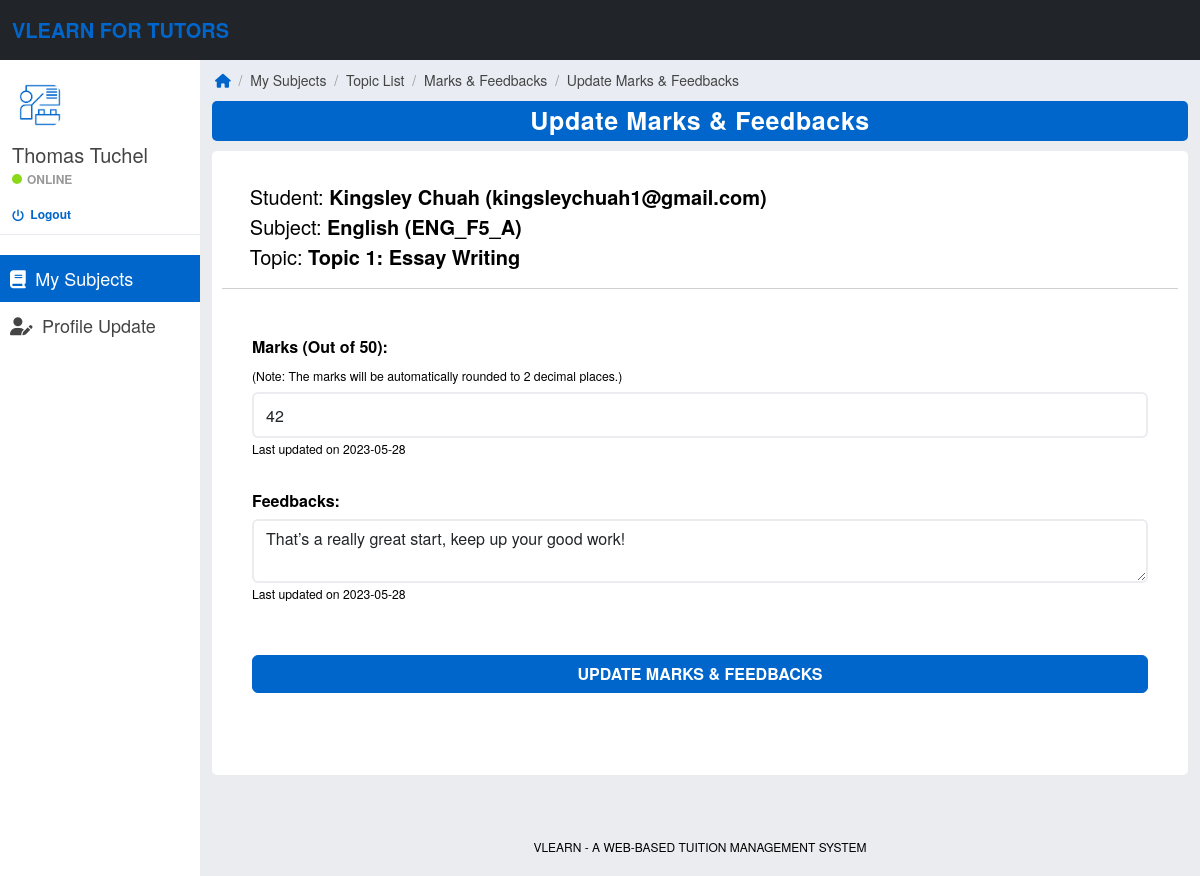
The app's page /tutor-update-marks-feedbacks.php?studentId=4&topicId=2&subjectId=2 (signed in) with its own data.
### tables this page shows
CREATE TABLE `tutors` (
  `tutorId` int(11) UNSIGNED NOT NULL,
  `tutorName` varchar(100) NOT NULL,
  `tutorEmail` varchar(100) NOT NULL,
  `tutorPassword` varchar(100) NOT NULL,
  `tutorSpeciality` varchar(30) NOT NULL,
  `tutorStartDate` date NOT NULL,
  `tutorIsActive` tinyint(1) NOT NULL
);

CREATE TABLE `students` (
  `studentId` int(11) UNSIGNED NOT NULL,
  `studentName` varchar(100) NOT NULL,
  `studentEmail` varchar(100) NOT NULL,
  `studentPassword` varchar(100) NOT NULL,
  `studentEducationLevel` varchar(20) NOT NULL,
  `studentStage` varchar(20) NOT NULL,
  `studentSubjects` varchar(100) NOT NULL,
  `studentRegistrationDate` date NOT NULL
);

CREATE TABLE `subjects` (
  `subjectId` int(11) UNSIGNED NOT NULL,
  `tutorId` int(11) UNSIGNED NOT NULL,
  `subjectName` varchar(100) NOT NULL,
  `subjectCode` varchar(20) NOT NULL,
  `subjectEducationLevel` varchar(20) NOT NULL,
  `subjectStage` varchar(20) NOT NULL,
  `subjectCategory` varchar(30) NOT NULL,
  `subjectSession` varchar(20) NOT NULL,
  `subjectCreationDate` date NOT NULL,
  `subjectShowOrHide` tinyint(1) NOT NULL
);

CREATE TABLE `topics` (
  `topicId` int(11) UNSIGNED NOT NULL,
  `subjectId` int(11) UNSIGNED NOT NULL,
  `topicName` varchar(100) NOT NULL,
  `topicDescription` text NOT NULL,
  `topicNotes` varchar(255) NOT NULL,
  `topicHomework` varchar(255) NOT NULL,
  `topicMarksAvailable` float NOT NULL,
  `topicCreationDate` date NOT NULL,
  `topicShowOrHide` tinyint(1) NOT NULL
);

CREATE TABLE `marks` (
  `markId` int(11) UNSIGNED NOT NULL,
  `studentId` int(11) UNSIGNED NOT NULL,
  `topicId` int(11) UNSIGNED NOT NULL,
  `markObtained` float NOT NULL,
  `markUpdateDate` date NOT NULL
);

CREATE TABLE `feedbacks` (
  `feedbackId` int(11) UNSIGNED NOT NULL,
  `studentId` int(11) UNSIGNED NOT NULL,
  `topicId` int(11) UNSIGNED NOT NULL,
  `feedbackObtained` text NOT NULL,
  `feedbackUpdateDate` date NOT NULL
);

### tutor-update-marks-feedbacks.php (the view, shortened to what this page needs)
<?php
    include('includes/database-connection.php');
    if(strlen($_SESSION['VLearnTutorSessionCounter']) == 0) {
        header('location:tutor-logout-auto.php');
    }
    else {
?>
<!DOCTYPE html>
<html lang="en">
<head>
    <?php
        include('includes/head-styles.php');
    ?>
</head>
<body>
	<?php
		include_once('includes/tutor-header.php');
		include_once('includes/tutor-sidebar.php');
    ?>
    <div class="col-sm-9 offset-sm-3 col-lg-10 offset-lg-2">
        <div class="row main">
            <ol class="breadcrumb">
                <li><a href="tutor-home.php"><em class="fa fa-home" style="font-size: 14px; color: #0066cc;"></em></a></li>
                <li style="color: #999999;">&nbsp; / &nbsp;</li>
                <li>My Subjects</li>
                <li style="color: #999999;">&nbsp; / &nbsp;</li>
                <li>Topic List</li>
                <li style="color: #999999;">&nbsp; / &nbsp;</li>
                <li>Marks & Feedbacks</li>
                <li style="color: #999999;">&nbsp; / &nbsp;</li>
                <li>Update Marks & Feedbacks</li>
            </ol>
        </div>
        <div class="row main">
            <div class="col-md-12">
                <div class="panel panel-primary">
                    <div class="panel-heading">Update Marks & Feedbacks</div>
                </div>
            </div>
        </div>
        <div class="row main">
            <div class="col-md-12">
                <div class="panel panel-default">
                    <?php
                        if(isset($_GET['studentId']) && is_numeric($_GET['studentId']) && isset($_GET['topicId']) && is_numeric($_GET['topicId']) && isset($_GET['subjectId']) && is_numeric($_GET['subjectId'])) {
                            $studentId = $_GET['studentId'];
                            $topicId = $_GET['topicId'];
                            $subjectId = $_GET['subjectId'];
                            $ret = "SELECT studentName, studentEmail FROM students WHERE studentId=$studentId";
                            $res = mysqli_query($con, $ret);
                            while($qrow = $res->fetch_assoc()) {
                                $studentName = $qrow['studentName'];
                                $studentEmail = $qrow['studentEmail'];
                            }
                            $ret = "SELECT subjectName, subjectCode FROM subjects WHERE subjectId=$subjectId";
                            $res = mysqli_query($con, $ret);
                            while($qrow = $res->fetch_assoc()) {
                                $subjectName = $qrow['subjectName'];
                                $subjectCode = $qrow['subjectCode'];
                            }
                            $ret = "SELECT topicName, topicMarksAvailable FROM topics WHERE topicId=$topicId";
                            $res = mysqli_query($con, $ret);
                            while($qrow = $res->fetch_assoc()) {
                                $topicName = $qrow['topicName'];
                                $topicMarksAvailable = $qrow['topicMarksAvailable'];
                            }
                    ?>
                    <br>
                    <p style="font-size: 20px; color: black;">
                        &nbsp;&nbsp;&nbsp;&nbsp;&nbsp;Student:  <b><?php echo $studentName; ?> (<?php echo $studentEmail; ?>)</b>
                        <br>
                        &nbsp;&nbsp;&nbsp;&nbsp;&nbsp;Subject:  <b><?php echo $subjectName; ?> (<?php echo $subjectCode; ?>)</b>
                        <br>
                        &nbsp;&nbsp;&nbsp;&nbsp;&nbsp;Topic:  <b><?php echo $topicName; ?></b>
                    </p>
                    <hr>
                    <?php
                            $sqlm = mysqli_query($con, "SELECT markObtained, markUpdateDate FROM marks WHERE studentId=$studentId AND topicId=$topicId");
                            $sqlf = mysqli_query($con, "SELECT feedbackObtained, feedbackUpdateDate FROM feedbacks WHERE studentId=$studentId AND topicId=$topicId");
	                        if(mysqli_num_rows($sqlm) == 0 && mysqli_num_rows($sqlf) == 0) {
                    ?>
                    <form role="form" action="" method="post" id="" name="updateMarksFeedbacksForm">
                        <p class="message" align="center"> <?php  ?> </p>
                        <fieldset>
                            <div class="form-group">
                                <p class="form-field-title">Marks (Out of <?php echo $topicMarksAvailable; ?>):</p>
                                <p style="margin-top: -10px;"><small>(Note: The marks will be automatically rounded to 2 decimal places.)</small></p>
                                <input type="number" class="form-control" name="markObtained" placeholder="Enter marks" step="0.01" min="0" max="<?php echo $topicMarksAvailable; ?>" required="true">
                            </div>
                            <div class="form-group">
                                <p class="form-field-title">Feedbacks:</p>
                                <textarea class="form-control" name="feedbackObtained" placeholder="Enter feedbacks" required="true"></textarea>
                            </div>
                            <div class="form-group">
                                <br>
                                <input type="hidden" name="studentId" value="<?php echo $studentId; ?>">
                                <input type="hidden" name="topicId" value="<?php echo $topicId; ?>">
                                <input type="hidden" name="subjectId" value="<?php echo $subjectId; ?>">
                                <button type="submit" class="btn btn-primary btn-submit" name="add" value="add"><b>UPDATE MARKS & FEEDBACKS</b></button>
                                <br><br><br>
                            </div>
                        </fieldset>
                    </form>
                    <?php
                            }
                            else {
                    ?>
                    <form role="form" action="" method="post" id="" name="updateMarksFeedbacksForm">
                        <fieldset>
                            <div class="form-group">
                                <p class="form-field-title">Marks (Out of <?php echo $topicMarksAvailable; ?>):</p>
                                <p style="margin-top: -10px;"><small>(Note: The marks will be automatically rounded to 2 decimal places.)</small></p>
                                <?php
                                    while($rowm = mysqli_fetch_array($sqlm)) {
                                        $markObtained = $rowm['markObtained'];
                                        $markUpdateDate = $rowm['markUpdateDate'];
                                    }
                                ?>
                                <input type="number" class="form-control" name="markObtained" value="<?php echo $markObtained; ?>" placeholder="Enter marks" step="0.01" min="0" max="<?php echo $topicMarksAvailable; ?>" required="true">
                                <p><small>Last updated on <?php echo $markUpdateDate; ?></small></p>
                            </div>
                            <div class="form-group">
                                <p class="form-field-title">Feedbacks:</p>
                                <?php
                                    while($rowf = mysqli_fetch_array($sqlf)) {
                                        $feedbackObtained = $rowf['feedbackObtained'];
                                        $feedbackUpdateDate = $rowf['feedbackUpdateDate'];
                                    }
                                ?>
                                <textarea class="form-control" name="feedbackObtained" placeholder="Enter feedbacks" required="true"><?php echo $feedbackObtained; ?></textarea>
                                <p><small>Last updated on <?php echo $feedbackUpdateDate; ?></small></p>
                            </div>
                            <div class="form-group">
                                <br>
                                <button type="submit" class="btn btn-primary btn-submit" name="edit" value="edit"><b>UPDATE MARKS & FEEDBACKS</b></button>
                                <br><br><br>
                            </div>
                        </fieldset>
                    </form>
                    <?php
                            }
                        }
                        else {
                            echo "<script>alert('Something went wrong! Please try again.');</script>";
                        }
                    ?>
                </div>
            </div>
        </div>
        <br><br><br>
    </div>
	<?php
        include_once('includes/footer-enhanced.php');
    ?>
</body>
</html>
<?php
    }
?>

### includes/tutor-sidebar.php (shortened to what this page needs)
<?php
    include('includes/database-connection.php');
?>
<div id="sidebar-collapse" class="col-sm-3 col-lg-2 sidebar">
    <div class="profile-sidebar">
        <div class="profile-userpic">
            <img src="images/tutor-icon.png" class="img-responsive">
        </div>
        <div class="profile-usertitle">
            <?php
                $tutorId = $_SESSION['VLearnTutorSessionCounter'];
                $ret = mysqli_query($con, "SELECT tutorName FROM tutors WHERE tutorId=$tutorId");
                $row = mysqli_fetch_array($ret);
                $tutorName = $row['tutorName'];
            ?>
            <div class="profile-usertitle-name">
                <?php
                    echo $tutorName;
                ?>
            </div>
            <div class="profile-usertitle-status">
                <span class="indicator label-success"></span>Online
            </div>
            <div class="profile-logout">
                <a href="tutor-logout.php?logout=true"><i class="fa fa-power-off fa-lg" style="font-size: 12px; color: #0066cc;" aria-hidden="true">&nbsp;</i> Logout</a>
            </div>
        </div>
    </div>
    <ul class="nav menu">
        <li
            <?php
                if(PAGE == 'MySubjects') {
                    echo "class='active'";
                }
            ?>
        >
            <a href="tutor-home.php"><em class="fa fa-book">&nbsp;</em> My Subjects</a>
        </li>
        <li
            <?php
                if(PAGE == 'ProfileUpdate') {
                    echo "class='active'";
                }
            ?>
        >
            <a href="tutor-profile-update.php"><em class="fa-solid fa-user-pen">&nbsp;</em> Profile Update</a>
        </li>
    </ul>
</div>

### css/styles.css (style rules this page uses)
body { background: #ebecf0; padding-top: 60px; font-size: 14px; color: #444444; font-family: "Montserrat", "Helvetica Neue", Helvetica, Arial, sans-serif; }
p { color: #000; }
a, a:hover, a:focus { color: transparent; }
input.form-control { border: 2px solid #ebecf0; box-shadow: none; height: 46px; margin-top: -10px; }
textarea.form-control { border: 2px solid #ebecf0; box-shadow: none; margin-top: -10px; }
.btn-primary, .btn-primary:hover, .btn-primary:focus, .btn-primary:active, .btn-primary.active, .open > .dropdown-toggle.btn-primary, .btn-primary.disabled, .btn-primary[disabled], fieldset[disabled] .btn-primary, .btn-primary.disabled:hover, .btn-primary[disabled]:hover, fieldset[disabled] .btn-primary:hover, .btn-primary.disabled:focus, .btn-primary[disabled]:focus, fieldset[disabled] .btn-primary:focus, .btn-primary.disabled:active, .btn-primary[disabled]:active, fieldset[disabled] .btn-primary:active, .btn-primary.disabled.active, .btn-primary[disabled].active, fieldset[disabled] .btn-primary.active { background-color: #0066cc; border-color: #0066cc; }
.label-success { background-color: #8ad919; }
.panel { border: 0; }
.panel-primary > .panel-heading { background-color: #0066cc; color: #fff; border: none; border-radius: 5px; }
.panel-heading { font-size: 25px; font-weight: bold; letter-spacing: 0.025em; height: 40px; line-height: 38px; text-align: center; }
.main { margin-left: 0; margin-right: 0; }
.sidebar { display: block; padding: 0; display: none; box-shadow: none; background: #fff; }
.sidebar ul { margin: 20px 0px; text-decoration: none; }
.sidebar ul.nav { display: block; }
@media (min-width: 576px) { .sidebar { display: block; position: fixed; top: 60px; bottom: 0; left: 0; z-index: 1000; display: block; margin: 0; padding: 0; overflow-x: hidden; overflow-y: auto; } }
.sidebar ul.nav .active a, .sidebar ul.nav li.parent a.active, .sidebar ul.nav .active > a:hover, .sidebar ul.nav li.parent a.active:hover, .sidebar ul.nav .active > a:focus, .sidebar ul.nav li.parent a.active:focus { text-decoration: none; color: #fff; background-color: #0066cc; display: block; }
.sidebar ul.nav li a { font-size: 18px; padding: 10px 0px 10px 10px; color: #444444; text-decoration: none; display: block; }
.profile-sidebar { padding: 10px 0; border-bottom: 1px solid #e9ecf2; }
.indicator { width: 10px; height: 10px; display: inline-block; border-radius: 9999px; margin-right: 5px; }
.profile-userpic img { float: left; margin: 10px 0px 0px 15px; width: 50px; height: 50px; border-radius: 9999px !important; }
.profile-usertitle { float: left; text-align: left; margin: 10px 0 0 12px; }
.profile-usertitle-name { font-size: 20px; margin-bottom: 0px; color: #444444; }
.profile-usertitle-status { text-transform: uppercase; color: #999999; font-size: 12px; font-weight: 600; margin-bottom: 15px; }
.breadcrumb { border-radius: 0; padding: 10px 15px 10px 15px; background: #e9ecf2; margin: 0; }
div.form-group { margin: 30px; }
p.form-field-title { font-size: 16px; font-weight: bold; }
button.btn-submit { width: 100%; }
.profile-logout > a { font-size: 12px; font-weight: 600; margin-bottom: 0px; text-decoration: none; color: #0066cc; }
div.panel-default { background-color: #fff; border-radius: 5px; padding: 10px; margin-top: 10px; }

### records on screen
tutors: tutorName "Thomas Tuchel"
students: studentName "Kingsley Chuah", studentEmail "kingsleychuah1@gmail.com"
subjects: subjectName "English", subjectCode "ENG_F5_A"
topics: topicName "Topic 1: Essay Writing", topicMarksAvailable "50"
marks: markObtained "42", markUpdateDate "2023-05-28"
feedbacks: feedbackObtained "That’s a really great start, keep up your good work!", feedbackUpdateDate "2023-05-28"
